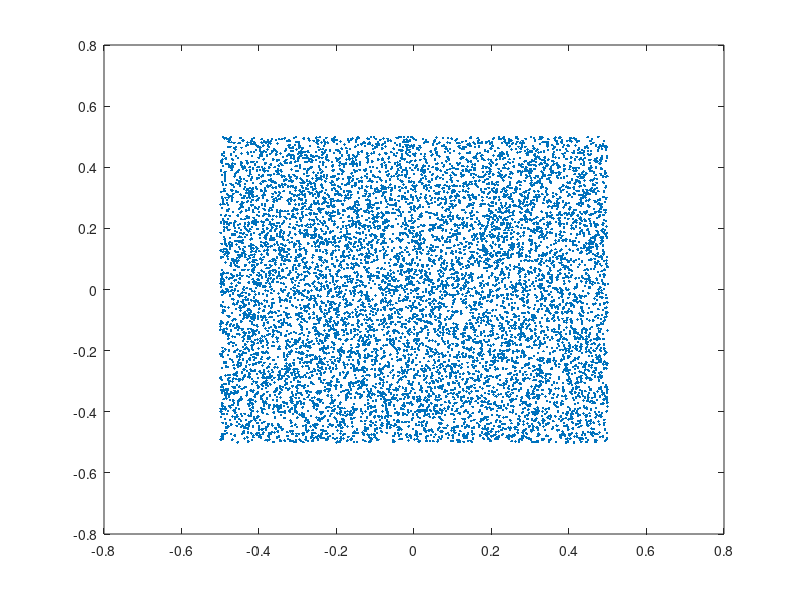
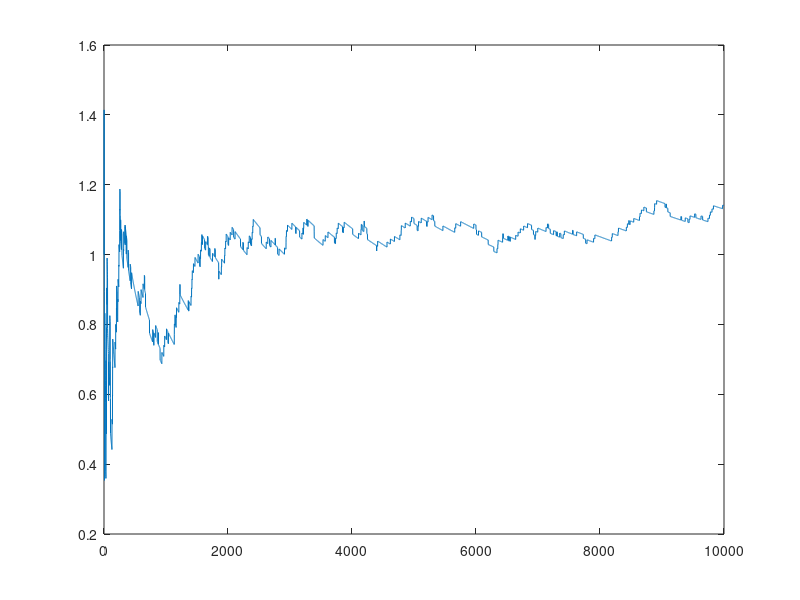

These figures' MATLAB source, in order:
n=10000;
D=rand(n,2)-0.5;
figure(1),plot(D(:,1),D(:,2),'.');
p=zeros(1,n);
dist=sqrt(D(:,1).^2+D(:,2).^2);
for i=1:n
    k_n=length(find(dist(1:i)<=(sqrt(1/(pi*sqrt(i))))));
    p(i)= (k_n/i)/(1/sqrt(i));
end
figure(2), plot(p);


